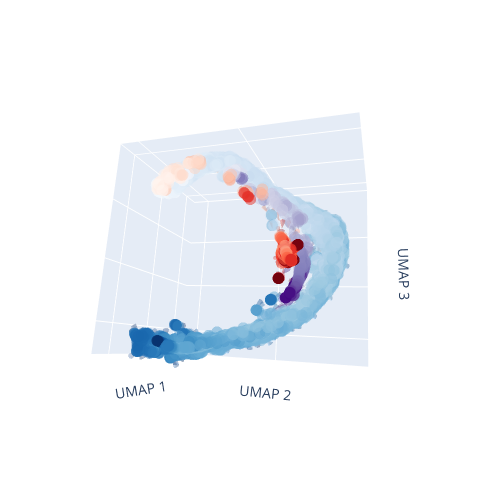

Source (notebook cell):
### Code cell
fig = go.Figure()

for p, pert in enumerate(pert_to_plot):

    df = cluster_df.loc[cluster_df["master_perturbation"]==pert,:] 
    
    #define the trace for triangle sides
    cones = go.Cone(
        x=df["Z"],
        y=df["X"],
        z=df["Y"],
        u=df["dZ_norm"],
        v=df["dX_norm"],
        w=df["dY_norm"],
        colorscale=c_vec[p],
        cmin=c_min_vec[p],
        cmax=c_max_vec[p],
        sizemode="absolute",
        sizeref=size_ref_vec[p], 
        showscale=False,
        opacity=0.2,
        anchor="tip",
    lighting_specular=2)
        
    fig.add_trace(cones)

    fig.update_layout(
    autosize=False,
    width=500,
    height=500)
    
    angle = angle_vec[0]
    za = 0.2
    vec = np.asarray([math.cos(angle), math.sin(angle), za])
    vec = vec*2
    camera = dict(
        eye=dict(x=vec[0], y=vec[1], z=vec[2]))
        

    fig.update_layout(scene_camera=camera, scene_dragmode='orbit')
    
    
    fig.update_layout(scene=lim_scene)
    fig.update_layout(scene = dict(
                    xaxis_title='UMAP 1',
                    yaxis_title='UMAP 2',
                    zaxis_title='UMAP 3',
                xaxis = dict(showticklabels=False),
                yaxis = dict(showticklabels=False),
                zaxis = dict(showticklabels=False)))


fig.write_image(os.path.join(figure_path, f"pert_plot_scatter_iter{0:02}.png"), scale=3)

for p, pert in enumerate(pert_to_plot):

    df = umap_df.loc[(umap_df["master_perturbation"]==pert) & (umap_df["train_cat"]!="train"),:] 
    df=df.loc[df["cluster_counts"]>25, :]
    #define the trace for triangle sides
    scatter = go.Scatter3d(
        x=df["umap2"],
        y=df["umap0"],
        z=df["umap1"],
        # u=df["dZ_norm"],
        # v=df["dX_norm"],
        # w=df["dY_norm"],
        # colorscale=c_vec[p],
        # cmin=c_min_vec[p],
        # cmax=c_max_vec[p],
        # sizemode="absolute",
        # sizeref=size_ref_vec[p], 
        mode="markers",
        marker=dict(color=df["inferred_stage_hpf_reg"], opacity=0.5, size=4, colorscale=c_vec[p]), showlegend=False)

    fig.add_trace(scatter)


    fig.write_image(os.path.join(figure_path, f"pert_plot_scatter_iter{p+1:02}.png"), scale=3)
    # lighting_specular=2)

val_path = os.path.join(figure_path, "cone_frames_validation", "")
if not os.path.isdir(val_path):
    os.makedirs(val_path)

fig = make_rotating_figure(fig, angle_vec, val_path)

fig.show()
